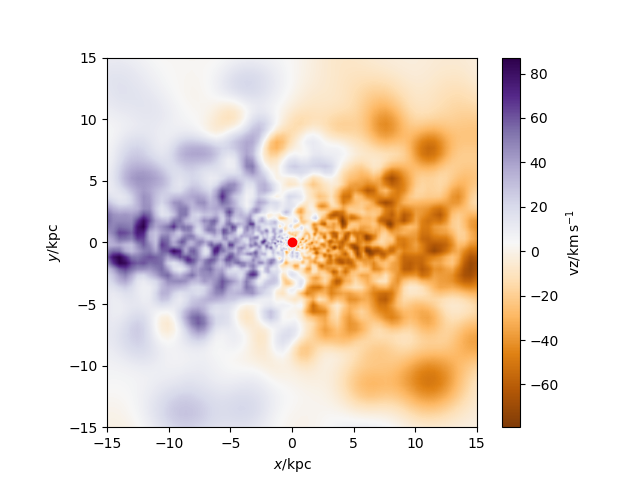

Python code for this plot:
#galaxy 316 GG Stellar velocity code
import pynbody
import numpy as np
import pynbody.plot.sph as sph
import matplotlib.pyplot as plt

#loading snapshot
s=pynbody.load('/mnt/data0/jillian/gguaman/r316/cosmo25p.768sg1bwK1BHe75.007779')
#s=pynbody.load('/mnt/data0/jillian/gguaman/r316/r316.007779.tipsy')

#setting to physical units
s.physical_units()

#centering halo
#pynbody.analysis.angmom.faceon(s)
pynbody.analysis.angmom.sideon(s)

#creating star velocity plot
sph.image(s.s,qty="vz",width='30 kpc',cmap="PuOr", log=False, units='km s**-1')

#function to find BH
def findBH(s):
    BHfilter=pynbody.filt.LowPass('tform',0.0)
    BH=s.stars[BHfilter]
    return BH
BH=findBH(s)
print("The number of black holes is:",len(BH))

BHposition = BH['pos']
#print("The black hole's postion is", BHposition)
print("The BHs position is",BH['pos'].in_units('kpc'))

for i in range(len(BH)):
    #putting BH x in column
    BHx=BHposition[[i],0]
   #putting BH y in column
    BHy=BHposition[[i],1]
   #putting BH z in column
    BHz=BHposition[[i],2]
    plt.plot(BHx,BHy, 'ro')

#plt.show()
plt.savefig("galaxy316_StelVelGG.png")
